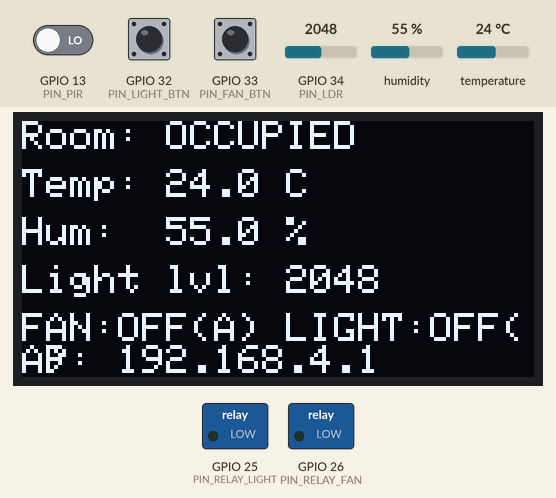
Simulated run of this sketch. Board: ESP32. On the bench: 128×64 one-colour display, switched loads named in the sketch (green lamp = pin HIGH). The inputs (shaded band) are chosen by the test bench; at power-on: temperature 24 °C, GPIO 34 (PIN_LDR) = 2048, GPIO 13 (PIN_PIR) LOW, GPIO 33 (PIN_FAN_BTN) HIGH, GPIO 32 (PIN_LIGHT_BTN) HIGH, humidity 55 %. What the sketch prints to the serial monitor is not drawn.

Above: at 2.7 s.
2.8 s: temperature set to 27 °C
At 5.6 s:
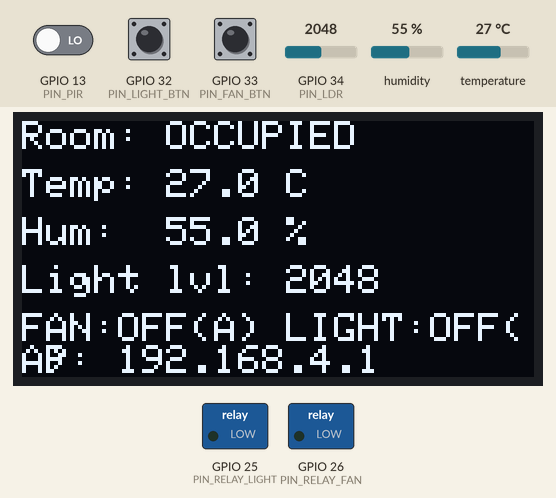
6.6 s: temperature set to 30 °C
At 8.7 s:
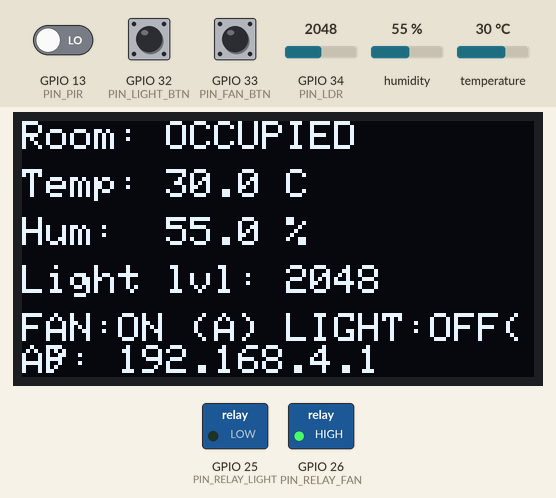
9.1 s: GPIO 34 (PIN_LDR) set to 1549
At 15.9 s:
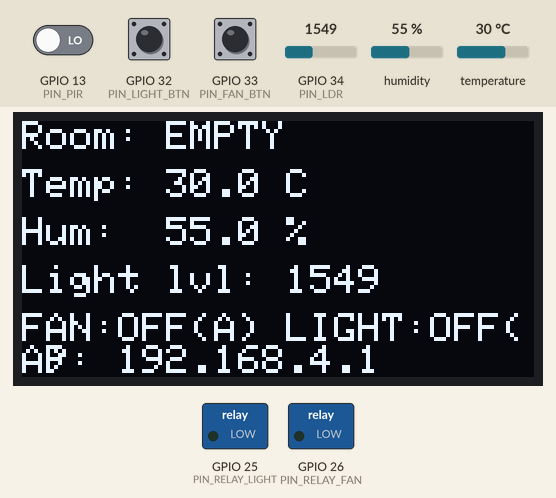
16.2 s: GPIO 34 (PIN_LDR) set to 1437
At 17.0 s:
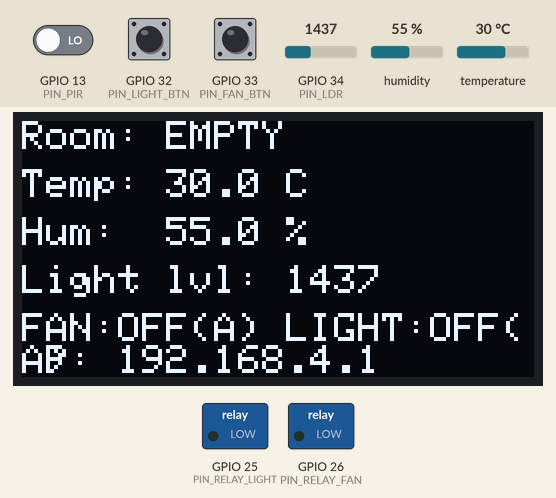
17.7 s: GPIO 13 (PIN_PIR) driven HIGH
At 18.5 s:
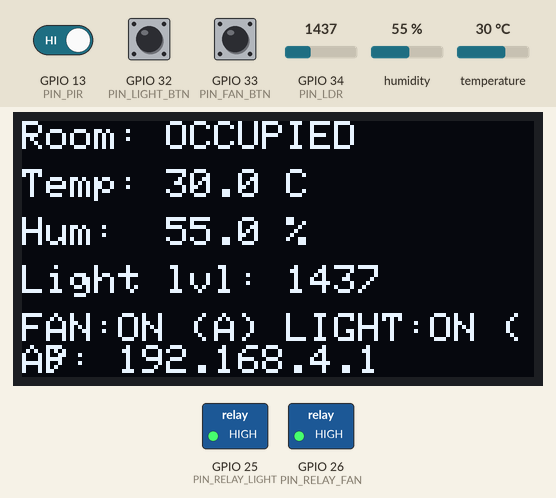
19.2 s: GPIO 33 (PIN_FAN_BTN) pulled LOW for 0.15 s
At 20.1 s:
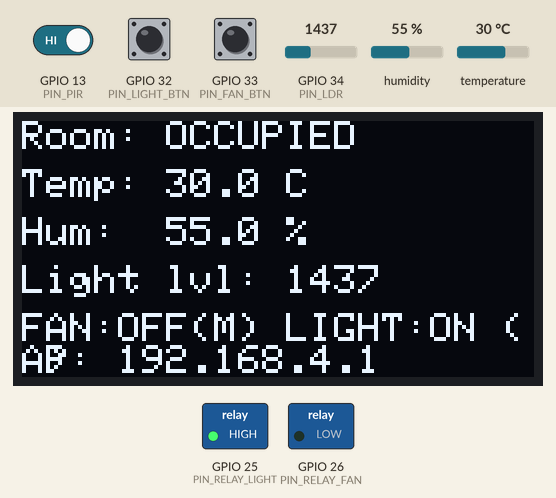
Timing chart, 0 to 21.9 s (numbered marks = the images above; inputs shaded):
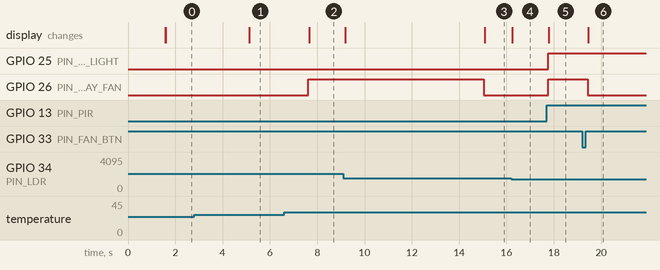

The sketch:

Office_Automation.ino
```cpp
/*
  ============================================================================
  ESP32 Smart Office Automation (Access Point mode) - FOR THE FABRICATED PCB
  ============================================================================
  Auto behavior (ALL auto actions require the room to be OCCUPIED):
    - PIR sensor  -> room occupied / empty (with a hold time after motion)
    - DHT11       -> temperature + humidity, shown on OLED + webpage
    - Fan turns ON automatically only if room is occupied AND temp > TEMP_ON_C
    - Light turns ON automatically only if room is occupied AND it's dark
    - If the room is empty, fan and light are auto-turned OFF regardless of
      temperature/darkness (no point cooling/lighting an empty room)
  Manual override:
    - LIGHT_BTN / FAN_BTN toggle that channel and lock it to manual mode.
      Hold ~2s to hand it back to auto. Debounced (30ms) for reliable presses.
    - Webpage at http://192.168.4.1/ can also force ON / OFF / AUTO.
  Wi-Fi:
    - ESP32 creates its own Access Point (SmartOffice_ESP32 / office1234).

  RELAY LOGIC: ACTIVE-HIGH (matches your PCB's Q2/Q4 transistor + relay circuit)
    - GPIO HIGH -> relay energized / ON
    - GPIO LOW  -> relay de-energized / OFF

  PIN MAP (from final schematics: ESP32 main / output / power sheets):
    GPIO4   -> DHT11 data           (J12)
    GPIO21  -> I2C SDA              (OLED, J4)
    GPIO22  -> I2C SCL              (OLED, J4)
    GPIO34  -> LDR_ADC (analog in)  (R8/R9 divider)
    GPIO32  -> LIGHT_BTN            (J7, active LOW w/ internal pullup)
    GPIO33  -> FAN_BTN              (J8, active LOW w/ internal pullup)
    GPIO26  -> RELAY1 -> Q2 -> K1 -> J9   = FAN
    GPIO25  -> RELAY2 -> Q4 -> K3 -> J13  = LIGHT
    GPIO13  -> PIR_OUT               (J3, active HIGH on motion)
  ============================================================================
*/

#include <WiFi.h>
#include <WebServer.h>
#include <Wire.h>
#include <Adafruit_GFX.h>
#include <Adafruit_SSD1306.h>
#include <DHT.h>

const char* AP_SSID = "SmartOffice_ESP32";
const char* AP_PASS = "office1234";

const float   TEMP_ON_C        = 28.0;
const float   TEMP_OFF_C       = 26.5;
const int     DARK_THRESHOLD   = 1500;
const int     BRIGHT_THRESHOLD = 1900;
const unsigned long OCCUPIED_HOLD_MS = 15000;
const unsigned long LONG_PRESS_MS    = 2000;
const unsigned long DEBOUNCE_MS      = 30;

#define PIN_DHT        4
#define PIN_SDA        21
#define PIN_SCL        22
#define PIN_LDR        34
#define PIN_LIGHT_BTN  32
#define PIN_FAN_BTN    33
#define PIN_RELAY_FAN  26
#define PIN_RELAY_LIGHT 25
#define PIN_PIR        13

#define DHTTYPE DHT11
DHT dht(PIN_DHT, DHTTYPE);

#define SCREEN_WIDTH 128
#define SCREEN_HEIGHT 64
#define OLED_ADDR 0x3C
Adafruit_SSD1306 display(SCREEN_WIDTH, SCREEN_HEIGHT, &Wire, -1);

WebServer server(80);

enum Mode { AUTO, MANUAL };

bool fanState = false;
bool lightState = false;
Mode fanMode = AUTO;
Mode lightMode = AUTO;

float temperature = NAN;
float humidity = NAN;
int   ldrValue = 0;
bool  occupied = false;
unsigned long lastMotionMs = 0;

unsigned long lastDhtReadMs = 0;
const unsigned long DHT_INTERVAL_MS = 2500;

bool lightRawLast = HIGH, fanRawLast = HIGH;
bool lightBtnLast = HIGH, fanBtnLast = HIGH;
unsigned long lightDebounceMs = 0, fanDebounceMs = 0;
unsigned long lightBtnDownMs = 0, fanBtnDownMs = 0;
bool lightLongHandled = false, fanLongHandled = false;
bool lightPrevStable = HIGH, fanPrevStable = HIGH;

void setFan(bool on) {
  fanState = on;
  digitalWrite(PIN_RELAY_FAN, on ? HIGH : LOW);   // ACTIVE-HIGH
}

void setLight(bool on) {
  lightState = on;
  digitalWrite(PIN_RELAY_LIGHT, on ? HIGH : LOW); // ACTIVE-HIGH
}

bool debouncedRead(int pin, bool &rawLast, unsigned long &debounceMs, bool &stableState) {
  bool raw = digitalRead(pin);
  if (raw != rawLast) debounceMs = millis();
  if (millis() - debounceMs > DEBOUNCE_MS) stableState = raw;
  rawLast = raw;
  return stableState;
}

void handleButton(bool reading, bool &lastState, unsigned long &downMs, bool &longHandled,
                   Mode &mode, bool &state, void (*setter)(bool)) {
  if (lastState == HIGH && reading == LOW) {
    downMs = millis();
    longHandled = false;
  }
  if (reading == LOW && !longHandled && (millis() - downMs > LONG_PRESS_MS)) {
    mode = AUTO;
    longHandled = true;
  }
  if (lastState == LOW && reading == HIGH) {
    unsigned long heldFor = millis() - downMs;
    if (heldFor < LONG_PRESS_MS) {
      mode = MANUAL;
      state = !state;
      setter(state);
    }
  }
  lastState = reading;
}

void readSensors() {
  if (digitalRead(PIN_PIR) == HIGH) lastMotionMs = millis();
  occupied = (millis() - lastMotionMs) < OCCUPIED_HOLD_MS;

  ldrValue = analogRead(PIN_LDR);

  if (millis() - lastDhtReadMs > DHT_INTERVAL_MS) {
    float h = dht.readHumidity();
    float t = dht.readTemperature();
    if (!isnan(h) && !isnan(t)) { humidity = h; temperature = t; }
    lastDhtReadMs = millis();
  }
}

void runAutoLogic() {
  if (fanMode == AUTO) {
    if (!occupied) {
      if (fanState) setFan(false);
    } else if (!isnan(temperature)) {
      if (!fanState && temperature > TEMP_ON_C) setFan(true);
      else if (fanState && temperature < TEMP_OFF_C) setFan(false);
    }
  }

  if (lightMode == AUTO) {
    if (!occupied) {
      if (lightState) setLight(false);
    } else {
      if (!lightState && ldrValue < DARK_THRESHOLD) setLight(true);
      else if (lightState && ldrValue > BRIGHT_THRESHOLD) setLight(false);
    }
  }
}

void updateDisplay() {
  display.clearDisplay();
  display.setTextSize(1);
  display.setTextColor(SSD1306_WHITE);

  display.setCursor(0, 0);
  display.print("Room: ");
  display.println(occupied ? "OCCUPIED" : "EMPTY");

  display.setCursor(0, 12);
  if (isnan(temperature)) display.println("Temp: --.- C");
  else { display.print("Temp: "); display.print(temperature, 1); display.println(" C"); }

  display.setCursor(0, 24);
  if (isnan(humidity)) display.println("Hum:  --.- %");
  else { display.print("Hum:  "); display.print(humidity, 1); display.println(" %"); }

  display.setCursor(0, 36);
  display.print("Light lvl: ");
  display.println(ldrValue);

  display.setCursor(0, 48);
  display.print("FAN:");
  display.print(fanState ? "ON " : "OFF");
  display.print(fanMode == AUTO ? "(A) " : "(M) ");
  display.print("LIGHT:");
  display.print(lightState ? "ON " : "OFF");
  display.print(lightMode == AUTO ? "(A)" : "(M)");

  display.setCursor(0, 56);
  display.print("AP: ");
  display.println(WiFi.softAPIP());

  display.display();
}

String modeStr(Mode m) { return m == AUTO ? "auto" : "manual"; }

void handleSetFan() {
  if (server.hasArg("state")) {
    String s = server.arg("state");
    if (s == "on")  { fanMode = MANUAL; setFan(true); }
    else if (s == "off") { fanMode = MANUAL; setFan(false); }
    else if (s == "auto") { fanMode = AUTO; }
  }
  server.sendHeader("Location", "/");
  server.send(303);
}

void handleSetLight() {
  if (server.hasArg("state")) {
    String s = server.arg("state");
    if (s == "on")  { lightMode = MANUAL; setLight(true); }
    else if (s == "off") { lightMode = MANUAL; setLight(false); }
    else if (s == "auto") { lightMode = AUTO; }
  }
  server.sendHeader("Location", "/");
  server.send(303);
}

void handleRoot() {
  String html = "<!DOCTYPE html><html><head><meta name='viewport' content='width=device-width,initial-scale=1'>";
  html += "<meta http-equiv='refresh' content='5'>";
  html += "<title>Smart Office</title><style>";
  html += "body{font-family:sans-serif;max-width:420px;margin:20px auto;padding:0 12px}";
  html += ".card{border:1px solid #ccc;border-radius:10px;padding:12px;margin:10px 0}";
  html += ".btn{display:inline-block;padding:8px 14px;margin:4px 4px 0 0;border-radius:6px;";
  html += "background:#eee;text-decoration:none;color:#000;border:1px solid #bbb}";
  html += ".on{background:#c8f7c5}.off{background:#f7c5c5}.auto{background:#c5d8f7}";
  html += "</style></head><body>";
  html += "<h2>Smart Office Automation</h2>";

  html += "<div class='card'><b>Room:</b> " + String(occupied ? "OCCUPIED" : "EMPTY") + "<br>";
  html += "<b>Temperature:</b> " + (isnan(temperature) ? String("--") : String(temperature, 1)) + " &deg;C<br>";
  html += "<b>Humidity:</b> " + (isnan(humidity) ? String("--") : String(humidity, 1)) + " %<br>";
  html += "<b>Light level (raw ADC):</b> " + String(ldrValue) + "</div>";

  html += "<div class='card'><b>Fan</b> - " + String(fanState ? "ON" : "OFF") + " (" + modeStr(fanMode) + ")<br>";
  html += "<a class='btn on' href='/fan?state=on'>ON</a>";
  html += "<a class='btn off' href='/fan?state=off'>OFF</a>";
  html += "<a class='btn auto' href='/fan?state=auto'>AUTO</a></div>";

  html += "<div class='card'><b>Light</b> - " + String(lightState ? "ON" : "OFF") + " (" + modeStr(lightMode) + ")<br>";
  html += "<a class='btn on' href='/light?state=on'>ON</a>";
  html += "<a class='btn off' href='/light?state=off'>OFF</a>";
  html += "<a class='btn auto' href='/light?state=auto'>AUTO</a></div>";

  html += "</body></html>";
  server.send(200, "text/html", html);
}

void setup() {
  Serial.begin(115200);

  pinMode(PIN_LIGHT_BTN, INPUT_PULLUP);
  pinMode(PIN_FAN_BTN, INPUT_PULLUP);
  pinMode(PIN_PIR, INPUT);
  pinMode(PIN_RELAY_FAN, OUTPUT);
  pinMode(PIN_RELAY_LIGHT, OUTPUT);
  setFan(false);
  setLight(false);

  dht.begin();
  delay(1500);
  humidity = dht.readHumidity();
  temperature = dht.readTemperature();

  Wire.begin(PIN_SDA, PIN_SCL);
  if (!display.begin(SSD1306_SWITCHCAPVCC, OLED_ADDR)) {
    Serial.println("OLED init failed - check wiring/address");
  }
  display.clearDisplay();
  display.setTextSize(1);
  display.setTextColor(SSD1306_WHITE);
  display.setCursor(0, 20);
  display.println("Starting up...");
  display.display();

  WiFi.mode(WIFI_AP);
  WiFi.softAP(AP_SSID, AP_PASS);
  Serial.println("Access Point started.");
  Serial.println("SSID: " + String(AP_SSID));
  Serial.println("IP:   " + WiFi.softAPIP().toString());

  server.on("/", handleRoot);
  server.on("/fan", handleSetFan);
  server.on("/light", handleSetLight);
  server.begin();
}

void loop() {
  readSensors();

  bool lightReading = debouncedRead(PIN_LIGHT_BTN, lightRawLast, lightDebounceMs, lightBtnLast);
  bool fanReading   = debouncedRead(PIN_FAN_BTN, fanRawLast, fanDebounceMs, fanBtnLast);

  handleButton(lightReading, lightPrevStable, lightBtnDownMs, lightLongHandled, lightMode, lightState, setLight);
  handleButton(fanReading, fanPrevStable, fanBtnDownMs, fanLongHandled, fanMode, fanState, setFan);

  runAutoLogic();
  updateDisplay();

  server.handleClient();

  delay(50);
}
```

Measured:
- the behaviour switches between 28 and 29 °C on temperature (found by bisection; images 1 and 2)
- after the input at 2.8 s, the display: changes after 2.3 s (image 1)
- after the input at 6.6 s, GPIO 26 (PIN_RELAY_FAN): LOW → HIGH after 1.0 s; the display: changes after 1.1 s (image 2)
- after the input at 9.1 s, the display: first changes after 0.08 s (image 3 shows a later state)
- after the input at 16.2 s, the display: changes at once (image 4)
- after the input at 17.7 s, GPIO 25 (PIN_RELAY_LIGHT), GPIO 26 (PIN_RELAY_FAN): LOW → HIGH after 0.06 s; the display: changes after 0.08 s (image 5)
- after the input at 19.2 s, GPIO 26 (PIN_RELAY_FAN): HIGH → LOW after 0.23 s; the display: changes after 0.26 s (image 6)
